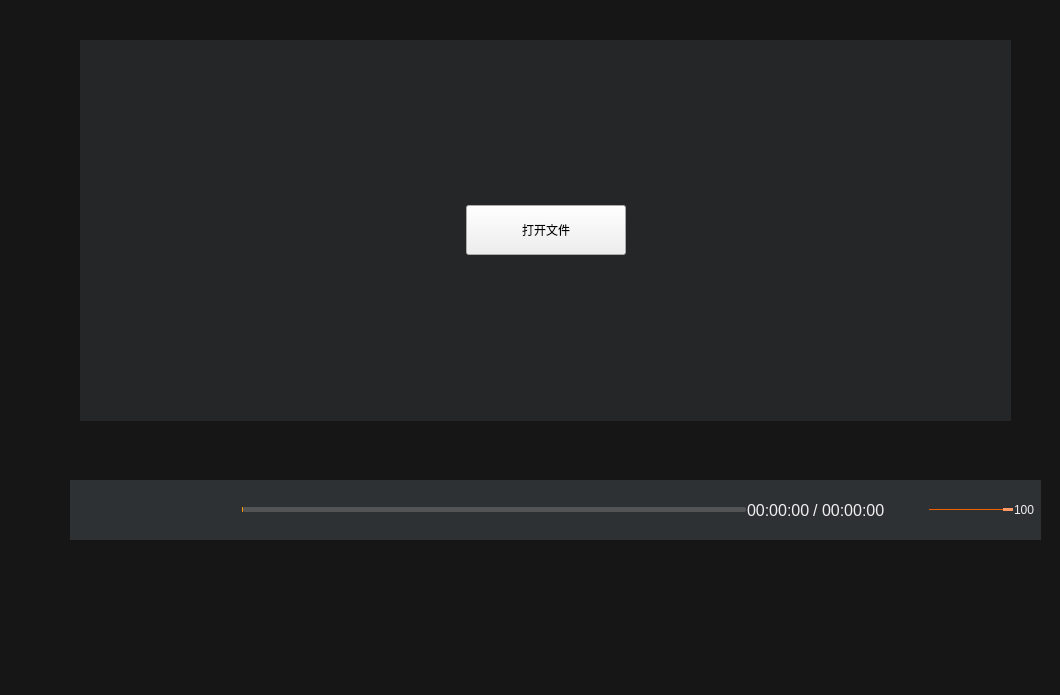
<?xml version="1.0" encoding="UTF-8"?>
<ui version="4.0">
 <class>VideoForm</class>
 <widget class="QWidget" name="VideoForm">
  <property name="geometry">
   <rect>
    <x>0</x>
    <y>0</y>
    <width>1060</width>
    <height>695</height>
   </rect>
  </property>
  <property name="windowTitle">
   <string>Form</string>
  </property>
  <layout class="QVBoxLayout" name="verticalLayout">
   <property name="spacing">
    <number>0</number>
   </property>
   <property name="leftMargin">
    <number>0</number>
   </property>
   <property name="topMargin">
    <number>0</number>
   </property>
   <property name="rightMargin">
    <number>0</number>
   </property>
   <property name="bottomMargin">
    <number>0</number>
   </property>
   <item>
    <widget class="QWidget" name="widget_container" native="true">
     <property name="styleSheet">
      <string notr="true">QWidget#widget_container
{
	background-color: rgb(22, 22, 22);
}
</string>
     </property>
     <widget class="QStackedWidget" name="stackedWidget">
      <property name="geometry">
       <rect>
        <x>80</x>
        <y>40</y>
        <width>931</width>
        <height>381</height>
       </rect>
      </property>
      <property name="currentIndex">
       <number>0</number>
      </property>
      <widget class="QWidget" name="page_open">
       <layout class="QVBoxLayout" name="verticalLayout_6">
        <property name="spacing">
         <number>0</number>
        </property>
        <property name="leftMargin">
         <number>0</number>
        </property>
        <property name="topMargin">
         <number>0</number>
        </property>
        <property name="rightMargin">
         <number>0</number>
        </property>
        <property name="bottomMargin">
         <number>0</number>
        </property>
        <item>
         <widget class="QWidget" name="widget_showopen" native="true">
          <property name="sizePolicy">
           <sizepolicy hsizetype="Preferred" vsizetype="Expanding">
            <horstretch>0</horstretch>
            <verstretch>0</verstretch>
           </sizepolicy>
          </property>
          <property name="styleSheet">
           <string notr="true">QWidget#widget_showopen
{
	
	background-color: rgba(60, 65, 68,100);
}</string>
          </property>
          <layout class="QVBoxLayout" name="verticalLayout_5">
           <item>
            <layout class="QHBoxLayout" name="horizontalLayout_3">
             <item>
              <spacer name="horizontalSpacer">
               <property name="orientation">
                <enum>Qt::Horizontal</enum>
               </property>
               <property name="sizeHint" stdset="0">
                <size>
                 <width>40</width>
                 <height>20</height>
                </size>
               </property>
              </spacer>
             </item>
             <item>
              <widget class="QToolButton" name="toolButton_open">
               <property name="minimumSize">
                <size>
                 <width>160</width>
                 <height>50</height>
                </size>
               </property>
               <property name="cursor">
                <cursorShape>PointingHandCursor</cursorShape>
               </property>
               <property name="text">
                <string>打开文件</string>
               </property>
              </widget>
             </item>
             <item>
              <spacer name="horizontalSpacer_2">
               <property name="orientation">
                <enum>Qt::Horizontal</enum>
               </property>
               <property name="sizeHint" stdset="0">
                <size>
                 <width>40</width>
                 <height>20</height>
                </size>
               </property>
              </spacer>
             </item>
            </layout>
           </item>
          </layout>
         </widget>
        </item>
       </layout>
      </widget>
      <widget class="QWidget" name="page_audio">
       <layout class="QVBoxLayout" name="verticalLayout_2">
        <item>
         <widget class="QLabel" name="label">
          <property name="styleSheet">
           <string notr="true">image: url(:/images/audio.png);</string>
          </property>
          <property name="text">
           <string/>
          </property>
         </widget>
        </item>
       </layout>
      </widget>
      <widget class="QWidget" name="page_video">
       <layout class="QVBoxLayout" name="verticalLayout_8">
        <property name="spacing">
         <number>0</number>
        </property>
        <property name="leftMargin">
         <number>0</number>
        </property>
        <property name="topMargin">
         <number>0</number>
        </property>
        <property name="rightMargin">
         <number>0</number>
        </property>
        <property name="bottomMargin">
         <number>0</number>
        </property>
        <item>
         <widget class="ShowVideoWidget" name="widget_videoPlayer" native="true">
          <property name="enabled">
           <bool>true</bool>
          </property>
          <property name="sizePolicy">
           <sizepolicy hsizetype="Preferred" vsizetype="Expanding">
            <horstretch>0</horstretch>
            <verstretch>0</verstretch>
           </sizepolicy>
          </property>
          <property name="mouseTracking">
           <bool>true</bool>
          </property>
          <property name="styleSheet">
           <string notr="true">QWidget#widget_videoPlayer
{
	background-color: rgb(255, 55, 195);
}</string>
          </property>
         </widget>
        </item>
       </layout>
      </widget>
     </widget>
     <widget class="QWidget" name="widget_controller" native="true">
      <property name="geometry">
       <rect>
        <x>70</x>
        <y>480</y>
        <width>971</width>
        <height>60</height>
       </rect>
      </property>
      <property name="styleSheet">
       <string notr="true">QWidget#widget_controller
{
	background-color: rgba(60, 65, 68,160);
}</string>
      </property>
      <layout class="QVBoxLayout" name="verticalLayout_7">
       <property name="leftMargin">
        <number>6</number>
       </property>
       <property name="topMargin">
        <number>6</number>
       </property>
       <property name="rightMargin">
        <number>6</number>
       </property>
       <property name="bottomMargin">
        <number>6</number>
       </property>
       <item>
        <layout class="QHBoxLayout" name="horizontalLayout_2">
         <property name="spacing">
          <number>1</number>
         </property>
         <property name="rightMargin">
          <number>0</number>
         </property>
         <item>
          <widget class="QPushButton" name="pushButton_open">
           <property name="minimumSize">
            <size>
             <width>36</width>
             <height>36</height>
            </size>
           </property>
           <property name="cursor">
            <cursorShape>PointingHandCursor</cursorShape>
           </property>
           <property name="styleSheet">
            <string notr="true">QPushButton{ 
image: url(:/images/open_normal.png);
border-radius:0px; 
} 
QPushButton:hover{ 
image: url(:/images/open_focus.png);
border-radius:0px; 
} 
QPushButton:pressed{ 
image: url(:/images/open_normal.png);
border-radius:0px; 
}
</string>
           </property>
           <property name="text">
            <string/>
           </property>
          </widget>
         </item>
         <item>
          <spacer name="horizontalSpacer_3">
           <property name="orientation">
            <enum>Qt::Horizontal</enum>
           </property>
           <property name="sizeType">
            <enum>QSizePolicy::Fixed</enum>
           </property>
           <property name="sizeHint" stdset="0">
            <size>
             <width>6</width>
             <height>20</height>
            </size>
           </property>
          </spacer>
         </item>
         <item>
          <widget class="QPushButton" name="pushButton_play">
           <property name="minimumSize">
            <size>
             <width>36</width>
             <height>36</height>
            </size>
           </property>
           <property name="cursor">
            <cursorShape>PointingHandCursor</cursorShape>
           </property>
           <property name="styleSheet">
            <string notr="true">QPushButton{ 
image: url(:/images/start_normal.png);
border-radius:0px; 
}  
QPushButton:hover{ 
image: url(:/images/start_focus.png);
border-radius:0px; 
} 
QPushButton:pressed{ 
image: url(:/images/start_normal.png);
border-radius:0px; 
}
</string>
           </property>
           <property name="text">
            <string/>
           </property>
          </widget>
         </item>
         <item>
          <widget class="QPushButton" name="pushButton_pause">
           <property name="minimumSize">
            <size>
             <width>36</width>
             <height>36</height>
            </size>
           </property>
           <property name="cursor">
            <cursorShape>PointingHandCursor</cursorShape>
           </property>
           <property name="styleSheet">
            <string notr="true">QPushButton{ 
image: url(:/images/pause_normal.png);
border-radius:0px; 
} 
QPushButton:hover{ 
image: url(:/images/pause_focus.png);
border-radius:0px; 
} 
QPushButton:pressed{ 
image: url(:/images/pause_normal.png);
border-radius:0px; 
}
</string>
           </property>
           <property name="text">
            <string/>
           </property>
          </widget>
         </item>
         <item>
          <spacer name="horizontalSpacer_5">
           <property name="orientation">
            <enum>Qt::Horizontal</enum>
           </property>
           <property name="sizeType">
            <enum>QSizePolicy::Fixed</enum>
           </property>
           <property name="sizeHint" stdset="0">
            <size>
             <width>6</width>
             <height>20</height>
            </size>
           </property>
          </spacer>
         </item>
         <item>
          <widget class="QPushButton" name="pushButton_stop">
           <property name="minimumSize">
            <size>
             <width>36</width>
             <height>36</height>
            </size>
           </property>
           <property name="cursor">
            <cursorShape>PointingHandCursor</cursorShape>
           </property>
           <property name="styleSheet">
            <string notr="true">QPushButton{ 
image: url(:/images/stop_normal.png);
border-radius:0px; 
}  
QPushButton:hover{ 
image: url(:/images/stop_focus.png);
border-radius:0px; 
} 
QPushButton:pressed{ 
image: url(:/images/stop_normal.png);
border-radius:0px; 
}
</string>
           </property>
           <property name="text">
            <string/>
           </property>
          </widget>
         </item>
         <item>
          <spacer name="horizontalSpacer_6">
           <property name="orientation">
            <enum>Qt::Horizontal</enum>
           </property>
           <property name="sizeType">
            <enum>QSizePolicy::Fixed</enum>
           </property>
           <property name="sizeHint" stdset="0">
            <size>
             <width>6</width>
             <height>20</height>
            </size>
           </property>
          </spacer>
         </item>
         <item>
          <widget class="VideoSlider" name="horizontalSlider">
           <property name="cursor">
            <cursorShape>PointingHandCursor</cursorShape>
           </property>
           <property name="styleSheet">
            <string notr="true">QSlider::groove:horizontal {
border: 0px solid #bbb;
}

QSlider::sub-page:horizontal {
background-color: #ff9900;
border-bottom-left-radius: 2px; 
border-top-left-radius: 2px; 

border-radius: 2px; 
margin-top:5px;
margin-bottom:5px;
}

QSlider::add-page:horizontal {
background-color: rgba(228, 228, 228, 50);v
border: 0px solid #777;
border-radius: 2px;
margin-top:5px;
margin-bottom:5px;
}
/*
QSlider::handle:horizontal {
background: rgb(255,153,102); 
border: 1px solid rgb(255,153,102); 
width: 14px;
height:10px;
border-radius: 7px;
margin-top:2px;
margin-bottom:2px;
}

QSlider::handle:horizontal:hover {
background: rgb(255,128,6); 
border: 1px solid rgba(102,102,102,102);
border-radius: 7px;
}*/

QSlider::sub-page:horizontal:disabled {
background: #bbb;
border-color: #999;
}

QSlider::add-page:horizontal:disabled {
background: #eee;
border-color: #999;
}

QSlider::handle:horizontal:disabled {
background: #eee;
border: 1px solid #aaa;
border-radius: 2px;
}
</string>
           </property>
           <property name="maximum">
            <number>100</number>
           </property>
           <property name="value">
            <number>0</number>
           </property>
           <property name="orientation">
            <enum>Qt::Horizontal</enum>
           </property>
          </widget>
         </item>
         <item>
          <layout class="QHBoxLayout" name="horizontalLayout">
           <property name="spacing">
            <number>3</number>
           </property>
           <item>
            <widget class="QLabel" name="label_currenttime">
             <property name="styleSheet">
              <string notr="true">QLabel{
	border-radius:0px;
	color: #F0F0F0;
	background-color:rgba(0,0,0,0);
	border-style:none;
font-family:&quot;微软雅黑&quot;;
font-size:16px;
}
</string>
             </property>
             <property name="text">
              <string>00:00:00</string>
             </property>
            </widget>
           </item>
           <item>
            <widget class="QLabel" name="label_2">
             <property name="styleSheet">
              <string notr="true">QLabel{
	border-radius:0px;
	color: #F0F0F0;
	background-color:rgba(0,0,0,0);
	border-style:none;
font-family:&quot;微软雅黑&quot;;
font-size:16px;
}
</string>
             </property>
             <property name="text">
              <string>/</string>
             </property>
            </widget>
           </item>
           <item>
            <widget class="QLabel" name="label_totaltime">
             <property name="styleSheet">
              <string notr="true">QLabel{
	border-radius:0px;
	color: #F0F0F0;
	background-color:rgba(0,0,0,0);
	border-style:none;
font-family:&quot;微软雅黑&quot;;
font-size:16px;
}
</string>
             </property>
             <property name="text">
              <string>00:00:00</string>
             </property>
            </widget>
           </item>
          </layout>
         </item>
         <item>
          <widget class="QPushButton" name="pushButton_volume">
           <property name="minimumSize">
            <size>
             <width>36</width>
             <height>36</height>
            </size>
           </property>
           <property name="cursor">
            <cursorShape>PointingHandCursor</cursorShape>
           </property>
           <property name="styleSheet">
            <string notr="true">QPushButton{ 
image: url(:/images/volume_normal.png);
border-radius:0px; 
padding:5px;
}  
QPushButton:hover{ 
image: url(:/images/stop_focus.png);
border-radius:0px; 
padding:3px;
} 
QPushButton:!checked{ 
image: url(:/images/volume_normal.png);
} 
QPushButton:checked{ 
image: url(:/images/volume_mute.png);
} 

</string>
           </property>
           <property name="text">
            <string/>
           </property>
           <property name="checkable">
            <bool>true</bool>
           </property>
          </widget>
         </item>
         <item>
          <widget class="QSlider" name="horizontalSlider_volume">
           <property name="sizePolicy">
            <sizepolicy hsizetype="Fixed" vsizetype="Fixed">
             <horstretch>0</horstretch>
             <verstretch>0</verstretch>
            </sizepolicy>
           </property>
           <property name="maximumSize">
            <size>
             <width>150</width>
             <height>16777215</height>
            </size>
           </property>
           <property name="styleSheet">
            <string notr="true">QSlider::groove:horizontal {
border: 0px solid #bbb;
}

QSlider::sub-page:horizontal {
background: rgb(235,97,0);
border-radius: 0px;
margin-top:8px;
margin-bottom:8px;
}

QSlider::add-page:horizontal {
background: rgb(255,255, 255);
border: 0px solid #777;
border-radius: 2px;
margin-top:8px;
margin-bottom:8px;
}

QSlider::handle:horizontal {
background: rgb(255,153,102); 
border: 1px solid rgb(255,153,102); 
width: 8px;
height:8px;
border-radius: 2px;
margin-top:6px;
margin-bottom:6px;
}

QSlider::handle:horizontal:hover {
background: rgb(255,128,6); 
border: 1px solid rgba(102,102,102,102);
border-radius: 7px;
}

QSlider::sub-page:horizontal:disabled {
background: #bbb;
border-color: #999;
}

QSlider::add-page:horizontal:disabled {
background: #eee;
border-color: #999;
}

QSlider::handle:horizontal:disabled {
background: #eee;
border: 1px solid #aaa;
border-radius: 4px;
}

</string>
           </property>
           <property name="maximum">
            <number>100</number>
           </property>
           <property name="singleStep">
            <number>0</number>
           </property>
           <property name="pageStep">
            <number>0</number>
           </property>
           <property name="value">
            <number>100</number>
           </property>
           <property name="orientation">
            <enum>Qt::Horizontal</enum>
           </property>
          </widget>
         </item>
         <item>
          <widget class="QLabel" name="label_volume">
           <property name="minimumSize">
            <size>
             <width>20</width>
             <height>0</height>
            </size>
           </property>
           <property name="styleSheet">
            <string notr="true">QLabel{
	border-radius:0px;
	color: #F0F0F0;
	background-color:rgba(0,0,0,0);
	border-style:none;
font: 16px &quot;微软雅黑&quot;;

}
</string>
           </property>
           <property name="text">
            <string>100</string>
           </property>
           <property name="alignment">
            <set>Qt::AlignLeading|Qt::AlignLeft|Qt::AlignVCenter</set>
           </property>
          </widget>
         </item>
        </layout>
       </item>
      </layout>
     </widget>
    </widget>
   </item>
  </layout>
 </widget>
 <customwidgets>
  <customwidget>
   <class>ShowVideoWidget</class>
   <extends>QWidget</extends>
   <header>Widget/ShowVideoWidget.h</header>
   <container>1</container>
  </customwidget>
  <customwidget>
   <class>VideoSlider</class>
   <extends>QSlider</extends>
   <header>Widget/VideoSlider.h</header>
  </customwidget>
 </customwidgets>
 <resources/>
 <connections/>
</ui>
